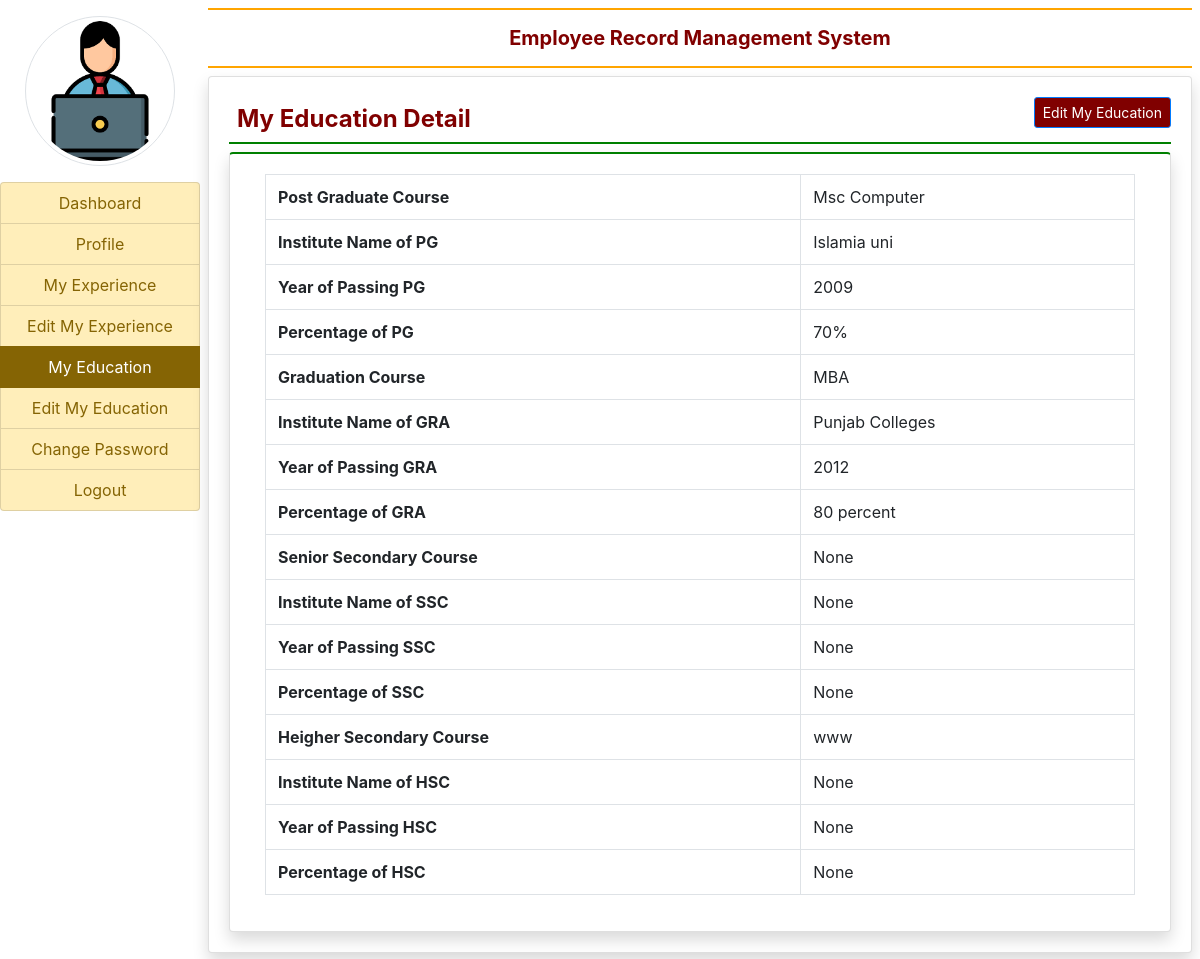
Page /myeducation (signed in) on the committed database.
### employee/models.py (models this page shows, shortened)
class EmployeeEducation(models.Model):
    user = models.ForeignKey(User,on_delete=models.CASCADE)
    course_pg = models.CharField(max_length=100,null=True)
    clg_uni_pg = models.CharField(max_length=200,null=True)
    yearofpassing_pg = models.CharField(max_length=20,null=True)
    percentage_pg = models.CharField(max_length=30,null=True)
    course_gra = models.CharField(max_length=100,null=True)
    clg_uni_gra = models.CharField(max_length=200,null=True)
    yearofpassing_gra = models.CharField(max_length=20,null=True)
    percentage_gra = models.CharField(max_length=30,null=True)
    course_ssc = models.CharField(max_length=100,null=True)
    clg_uni_ssc = models.CharField(max_length=200,null=True)
    yearofpassing_ssc = models.CharField(max_length=20,null=True)
    percentage_ssc = models.CharField(max_length=30,null=True)
    course_hsc = models.CharField(max_length=100,null=True)
    clg_uni_hsc = models.CharField(max_length=200,null=True)
    yearofpassing_hsc = models.CharField(max_length=20,null=True)
    percentage_hsc = models.CharField(max_length=30,null=True)

### employee/views.py (the view)
# urls.py: path('myeducation', myeducation, name="myeducation"),
def myeducation(request):
    if not request.user.is_authenticated:
        return redirect('emp_login')
    user = request.user
    education = EmployeeEducation.objects.get(user=user)
    return render(request,'myeducation.html', locals())

### employee/templates/myeducation.html
{% extends 'emp_navigation.html' %}
{% block content %}
<a href="{% url 'edit_education' %}" class="btn btn-primary float-right btn-sm" style="background-color: maroon;">Edit My Education</a>
<h4 class="p-2 font-weight-bold " style="border-bottom: 2px solid green; color: maroon;"> My Education Detail</h4>
        <div class="card shadow" style="border-top: 2px solid green;">
            <div class="card-body">
                <div class="container-fluid">
                  <div class="table-responsive">
                    <table class="table table-bordered">
                        <tr>
                            <th>Post Graduate Course</th>
                            <td>{{education.course_pg}}</td>
                        </tr>
                        <tr>
                            <th>Institute Name of PG</th>
                            <td>{{education.clg_uni_pg}}</td>
                        </tr>
                        <tr>
                            <th>Year of Passing PG</th>
                            <td>{{education.yearofpassing_pg}}</td>
                        </tr>
                        <tr>
                            <th>Percentage of PG</th>
                            <td>{{education.percentage_pg}}</td>
                        </tr>
                        <tr>
                            <th>Graduation Course</th>
                            <td>{{education.course_gra}}</td>
                        </tr>
                        <tr>
                            <th>Institute Name of GRA</th>
                            <td>{{education.clg_uni_gra}}</td>
                        </tr>
                        <tr>
                            <th>Year of Passing GRA</th>
                            <td>{{education.yearofpassing_gra}}</td>
                        </tr>
                        <tr>
                            <th>Percentage of GRA</th>
                            <td>{{education.percentage_gra}}</td>
                        </tr>
                       <tr>
                            <th>Senior Secondary Course</th>
                            <td>{{education.course_ssc}}</td>
                        </tr>
                        <tr>
                            <th>Institute Name of SSC</th>
                            <td>{{education.clg_uni_ssc}}</td>
                        </tr>
                        <tr>
                            <th>Year of Passing SSC</th>
                            <td>{{education.yearofpassing_ssc}}</td>
                        </tr>
                        <tr>
                            <th>Percentage of SSC</th>
                            <td>{{education.percentage_ssc}}</td>
                        </tr>
                        <tr>
                            <th>Heigher Secondary Course</th>
                            <td>{{education.course_hsc}}</td>
                        </tr>
                        <tr>
                            <th>Institute Name of HSC</th>
                            <td>{{education.clg_uni_hsc}}</td>
                        </tr>
                        <tr>
                            <th>Year of Passing HSC</th>
                            <td>{{education.yearofpassing_hsc}}</td>
                        </tr>
                        <tr>
                            <th>Percentage of HSC</th>
                            <td>{{education.percentage_hsc}}</td>
                        </tr>
                    </table>
                </div>
                </div>
            </div>
        </div>
{% endblock %}

### rows in the picture
EmployeeEducation: course_pg "Msc Computer", clg_uni_pg "Islamia uni", yearofpassing_pg "2009", percentage_pg "70%", course_gra "MBA", clg_uni_gra "Punjab Colleges", yearofpassing_gra "2012", percentage_gra "80 percent", course_ssc "None", clg_uni_ssc "None", yearofpassing_ssc "None", percentage_ssc "None", course_hsc "www", clg_uni_hsc "None", yearofpassing_hsc "None", percentage_hsc "None"
